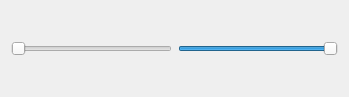
<?xml version="1.0" encoding="UTF-8"?>
<ui version="4.0">
 <class>mySlider</class>
 <widget class="QWidget" name="mySlider">
  <property name="geometry">
   <rect>
    <x>0</x>
    <y>0</y>
    <width>349</width>
    <height>97</height>
   </rect>
  </property>
  <property name="windowTitle">
   <string>Form</string>
  </property>
  <layout class="QGridLayout" name="gridLayout">
   <item row="0" column="0">
    <widget class="QSlider" name="horizontalSlider">
     <property name="orientation">
      <enum>Qt::Horizontal</enum>
     </property>
    </widget>
   </item>
   <item row="0" column="1">
    <widget class="QSlider" name="horizontalSlider_2">
     <property name="value">
      <number>99</number>
     </property>
     <property name="orientation">
      <enum>Qt::Horizontal</enum>
     </property>
    </widget>
   </item>
  </layout>
 </widget>
 <resources/>
 <connections/>
</ui>
